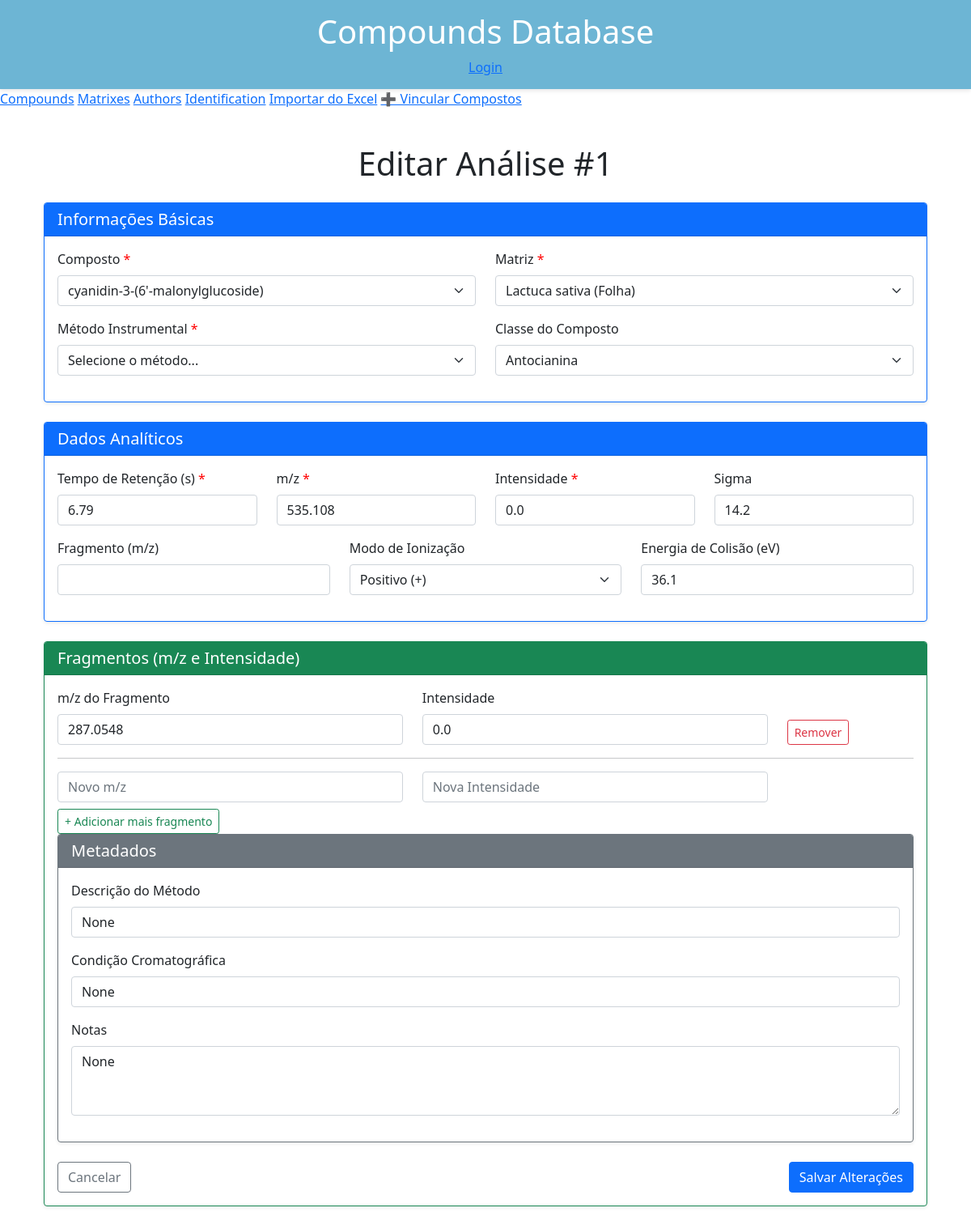
The app's page /edit_analytic/1 (signed in) with its own data.
### app.py (models this page shows, shortened)
class CompoundAnalytics(db.Model):
    __tablename__ = 'tbl_compound_analytics'
    analytics_id = db.Column(db.Integer, primary_key=True)
    compound_id = db.Column(db.Integer, db.ForeignKey('tbl_compound.compound_id'), nullable=False)
    retention_time = db.Column(db.Float, nullable=False)
    m_z = db.Column(db.Float, nullable=False)
    intensity = db.Column(db.Float, nullable=False)
    sigma = db.Column(db.Float)
    instrument_method = db.Column(db.String(100), nullable=False)
    matrix_id = db.Column(db.Integer, db.ForeignKey('tbl_matrixes.matrixes_id'))
    compound_class = db.Column(db.String(50))
    ionization_mode = db.Column(db.String(10))
    collision_energy = db.Column(db.Float)
    fragment = db.Column(db.Float)
    method_description = db.Column(db.String(255))
    chromatographic_condition = db.Column(db.String(255))
    notes = db.Column(db.Text)
    compound = db.relationship('Compound', backref='analytics')
    matrix = db.relationship('Matrix', backref='analytics')
    fragments = db.relationship('Fragment', back_populates='compound_analytics', cascade='all, delete-orphan')

class Compound(db.Model):
    __tablename__ = 'tbl_compound'
    compound_id = db.Column(db.Integer, primary_key=True)
    compound = db.Column(db.String(255))
    molecular_formula = db.Column(db.String(255))
    molecular_mass = db.Column(db.Float)
    pubchem_cid = db.Column(db.String(50))  # ID do PubChem
    pubchem_url = db.Column(db.String(255))  # URL direta para o composto

class Matrix(db.Model):
    __tablename__ = 'tbl_matrixes'
    matrixes_id = db.Column(db.Integer, primary_key=True)
    organism = db.Column(db.String(255))
    plant_tissue = db.Column(db.String(255))

class Fragment(db.Model):
    __tablename__ = 'fragments'
    id = db.Column(db.Integer, primary_key=True)
    m_z = db.Column(db.Float, nullable=False)
    intensity = db.Column(db.Float, nullable=False)
    compound_analytics_id = db.Column(db.Integer, db.ForeignKey('tbl_compound_analytics.analytics_id'), nullable=False)
    compound_analytics = db.relationship('CompoundAnalytics', back_populates='fragments')

### app.py (the view, shortened to what this page needs)
@app.route('/edit_analytic/<int:id>', methods=['GET', 'POST'])
@login_required
def edit_analytic(id):
    analytic = CompoundAnalytics.query.get_or_404(id)
    return render_template('edit_analytic.html',
                         analytic=analytic,
                         compounds=Compound.query.all(),
                         matrixes=Matrix.query.all())

### app.py (called while the page is built)
@login_manager.user_loader
def load_user(user_id):
    return User.query.get(int(user_id))

### templates/edit_analytic.html (shortened to what this page needs)
{% extends "base.html" %}
{% block content %}
<div class="container-fluid py-4">
    <h1 class="text-center mb-4">Editar Análise #{{ analytic.analytics_id }}</h1>
    <form method="POST" action="{{ url_for('edit_analytic', id=analytic.analytics_id) }}">
        <div class="card mb-4 border-primary">
            <div class="card-header bg-primary text-white">
                <h5 class="mb-0">Informações Básicas</h5>
            </div>
            <div class="card-body">
                <div class="row">
                    <div class="col-md-6 mb-3">
                        <label class="form-label required-field">Composto</label>
                        <select name="compound_id" class="form-select" required>
                            {% for compound in compounds %}
                                <option value="{{ compound.compound_id }}"
                                    {% if compound.compound_id == analytic.compound_id %}selected{% endif %}>
                                    {{ compound.compound }}
                                </option>
                            {% endfor %}
                        </select>
                    </div>
                    <div class="col-md-6 mb-3">
                        <label class="form-label required-field">Matriz</label>
                        <select name="matrix_id" class="form-select" required>
                            {% for matrix in matrixes %}
                                <option value="{{ matrix.matrixes_id }}"
                                    {% if matrix.matrixes_id == analytic.matrix_id %}selected{% endif %}>
                                    {{ matrix.organism }} ({{ matrix.plant_tissue }})
                                </option>
                            {% endfor %}
                        </select>
                    </div>
                </div>
                <div class="row">
                    <div class="col-md-6 mb-3">
                        <label class="form-label required-field">Método Instrumental</label>
                        <select name="instrument_method" class="form-select" required>
                            <option value="">Selecione o método...</option>
                         </select>
                    </div>
                    <div class="col-md-6 mb-3">
                        <label class="form-label">Classe do Composto</label>
                        <select name="compound_class" class="form-select">
                            <optgroup label="Secundários">
                                <option value="anthocyanin" {% if analytic.compound_class == 'anthocyanin' %}selected{% endif %}>Antocianina</option>
                            </optgroup>
                         </select>
                    </div>
                </div>
            </div>
        </div>
        <div class="card mb-4 border-primary">
            <div class="card-header bg-primary text-white">
                <h5 class="mb-0">Dados Analíticos</h5>
            </div>
            <div class="card-body">
                <div class="row">
                    <div class="col-md-3 mb-3">
                        <label class="form-label required-field">Tempo de Retenção (s)</label>
                        <input type="number" step="0.01" name="retention_time" class="form-control"
                               value="{{ analytic.retention_time }}" required>
                    </div>
                    <div class="col-md-3 mb-3">
                        <label class="form-label required-field">m/z</label>
                        <input type="number" step="0.0001" name="m_z" class="form-control"
                               value="{{ analytic.m_z }}" required>
                    </div>
                    <div class="col-md-3 mb-3">
                        <label class="form-label required-field">Intensidade</label>
                        <input type="number" name="intensity" class="form-control"
                               value="{{ analytic.intensity }}" required>
                    </div>
                    <div class="col-md-3 mb-3">
                        <label class="form-label">Sigma</label>
                        <input type="number" step="0.01" name="sigma" class="form-control"
                               value="{{ analytic.sigma }}">
                    </div>
                </div>
                <div class="row">
                    <div class="col-md-4 mb-3">
                        <label class="form-label">Fragmento (m/z)</label>
                        <input type="number" step="0.0001" name="fragment" class="form-control"
                               value="{{ analytic.fragment }}">
                    </div>
                    <div class="col-md-4 mb-3">
                        <label class="form-label">Modo de Ionização</label>
                        <select name="ionization_mode" class="form-select">
                            <option value="positive" {% if analytic.ionization_mode == 'positive' %}selected{% endif %}>Positivo (+)</option>
                        </select>
                    </div>
                    <div class="col-md-4 mb-3">
                        <label class="form-label">Energia de Colisão (eV)</label>
                        <input type="number" step="0.1" name="collision_energy" class="form-control"
                               value="{{ analytic.collision_energy }}">
                    </div>
                </div>
            </div>
        </div>
            <div class="card mb-4 border-success">
                <div class="card-header bg-success text-white">
                    <h5 class="mb-0">Fragmentos (m/z e Intensidade)</h5>
                </div>
                <div class="card-body">
                    {% if analytic.fragments %}
                        {% for fragment in analytic.fragments %}
                            <div class="row mb-2">
                                <div class="col-md-5">
                                    <label class="form-label">m/z do Fragmento</label>
                                    <input type="number" step="0.0001" name="fragment_mz[]" class="form-control" value="{{ fragment.m_z }}">
                                </div>
                                <div class="col-md-5">
                                    <label class="form-label">Intensidade</label>
                                    <input type="number" step="0.01" name="fragment_intensity[]" class="form-control" value="{{ fragment.intensity }}">
                                </div>
                                <div class="col-md-2 d-flex align-items-end">
                                    <a href="{{ url_for('delete_fragment', id=fragment.id) }}"
                                    class="btn btn-outline-danger btn-sm"
                                    onclick="return confirm('Tem certeza que deseja excluir este fragmento?');">
                                        Remover
                                    </a>
                                </div>
                            </div>
                        {% endfor %}
                    {% else %}
                        <p>Nenhum fragmento cadastrado para esta análise.</p>
                    {% endif %}
                    <hr>
                    <div id="new-fragment-container">
    <div class="row mb-2">
        <div class="col-md-5">
            <input type="number" step="0.0001" name="new_fragment_mz[]" class="form-control" placeholder="Novo m/z">
        </div>
        <div class="col-md-5">
            <input type="number" step="0.01" name="new_fragment_intensity[]" class="form-control" placeholder="Nova Intensidade">
        </div>
    </div>
</div>
<button type="button" class="btn btn-outline-success btn-sm" onclick="addFragmentField()">+ Adicionar mais fragmento</button>
        <div class="card mb-4 border-secondary">
            <div class="card-header bg-secondary text-white">
                <h5 class="mb-0">Metadados</h5>
            </div>
            <div class="card-body">
                <div class="mb-3">
                    <label class="form-label">Descrição do Método</label>
                    <input type="text" name="method_description" class="form-control"
                           value="{{ analytic.method_description }}">
                </div>
                <div class="mb-3">
                    <label class="form-label">Condição Cromatográfica</label>
                    <input type="text" name="chromatographic_condition" class="form-control"
                           value="{{ analytic.chromatographic_condition }}">
                </div>
                <div class="mb-3">
                    <label class="form-label">Notas</label>
                    <textarea name="notes" class="form-control" rows="3">{{ analytic.notes }}</textarea>
                </div>
            </div>
        </div>
        <div class="d-flex justify-content-between">
            <a href="{{ url_for('analytics_view') }}" class="btn btn-outline-secondary">
                 Cancelar
            </a>
            <button type="submit" class="btn btn-primary">
                 Salvar Alterações
            </button>
        </div>
    </form>
</div>
{% endblock %}

### static/css/compounds.css (style rules this page uses)
body { font-family: 'Arial', sans-serif; margin: 0; padding: 0; background-color: #f5f5f5; }
button { background-color: #6db5d4; color: white; padding: 10px 15px; border: none; border-radius: 5px; cursor: pointer; font-size: 14px; transition: background 0.3s; }

### static/css/styles.css (style rules this page uses)
.required-field::after { content: " *"; color: red; }
.card { box-shadow: 0 0.125rem 0.25rem rgba(0, 0, 0, 0.075); margin-bottom: 1.5rem; }

### templates/edit_analytic.html (style rules this page uses)
.required-field::after { content: " *"; color: red; }
.card { box-shadow: 0 0.125rem 0.25rem rgba(0, 0, 0, 0.075); }

### records on screen
CompoundAnalytics: analytics_id "1", compound_id "cyanidin-3-(6'-malonylglucoside)", matrix_id "Lactuca sativa (Folha)", compound_class "Antocianina", retention_time "6.79", m_z "535.108", intensity "0.0", sigma "14.2", ionization_mode "Positivo (+)", collision_energy "36.1", method_description "None", chromatographic_condition "None", notes "None"
Fragment: m_z "287.0548", intensity "0.0"

### other values on screen
{{ 'Logout' if 'logout' in view_functions else 'Login' }} "Login"
